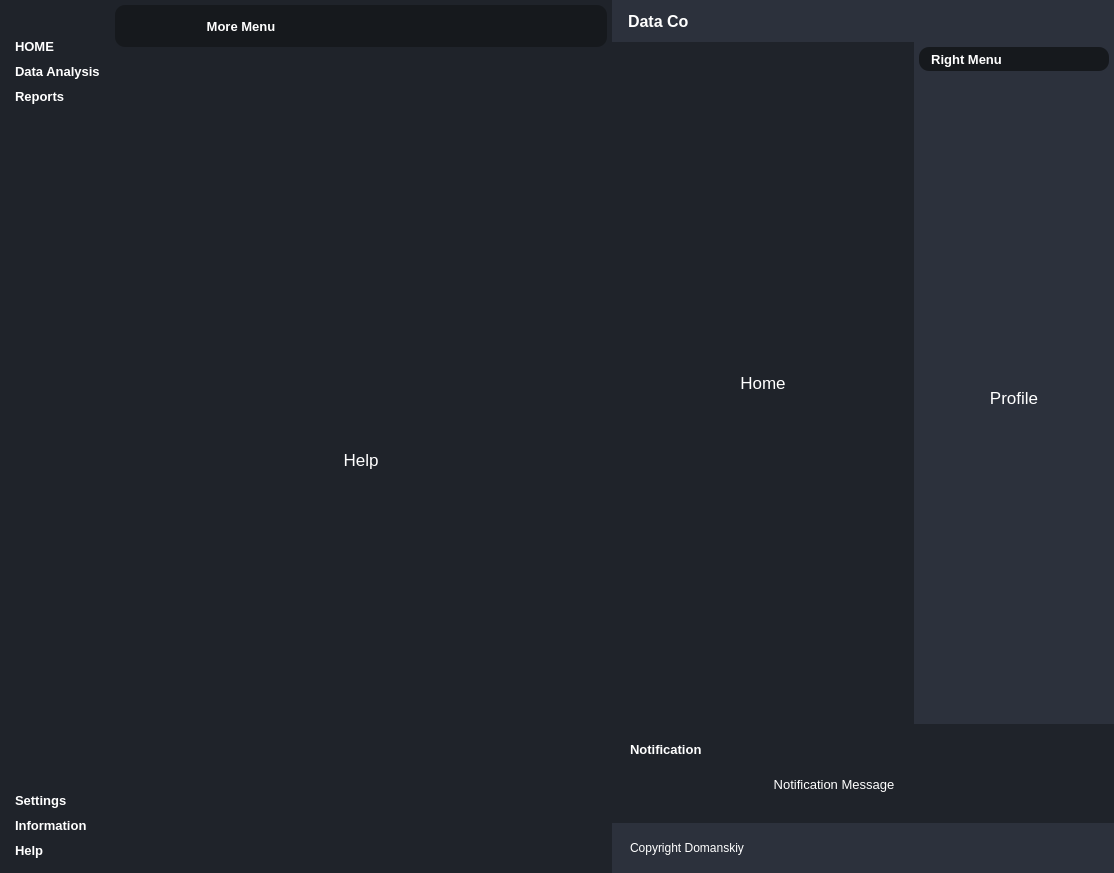
<?xml version="1.0" encoding="UTF-8"?>
<ui version="4.0">
 <class>MainWindow</class>
 <widget class="QMainWindow" name="MainWindow">
  <property name="geometry">
   <rect>
    <x>0</x>
    <y>0</y>
    <width>1114</width>
    <height>873</height>
   </rect>
  </property>
  <property name="windowTitle">
   <string>MainWindow</string>
  </property>
  <property name="styleSheet">
   <string notr="true">*{
	border: none;
	background-color: transparent;
	background: transparent;
	padding: 0;
	margin: 0;
	color: #fff;
}

#centralwidget{
	background-color: #1f232a;
}

#leftMenuSubConteiner{
	background-color: #16191d;
}

#leftMenuSubConteiner, QPushButton{
	text-align: left;
	padding: 5px 10px;
	border-top-left-radius: 10px;
	border-bottom-left-radius: 10px;
}

#centerMenuSubConteiner, #rightMenuSubContainer{
	background-color: #2c313c;
}

#frame_4, #frame_8, popupNotificationSubContainer{
	background-color: #16191d;
	border-radius: 10px;
}

#headerContainer, #footerContainer{
	background-color: #2c313c;
}</string>
  </property>
  <property name="toolButtonStyle">
   <enum>Qt::ToolButtonIconOnly</enum>
  </property>
  <property name="animated">
   <bool>true</bool>
  </property>
  <widget class="QWidget" name="centralwidget">
   <layout class="QHBoxLayout" name="horizontalLayout">
    <property name="spacing">
     <number>0</number>
    </property>
    <property name="leftMargin">
     <number>0</number>
    </property>
    <property name="topMargin">
     <number>0</number>
    </property>
    <property name="rightMargin">
     <number>0</number>
    </property>
    <property name="bottomMargin">
     <number>0</number>
    </property>
    <item alignment="Qt::AlignLeft">
     <widget class="QWidget" name="leftMenuContainer" native="true">
      <layout class="QVBoxLayout" name="verticalLayout">
       <property name="spacing">
        <number>0</number>
       </property>
       <property name="leftMargin">
        <number>0</number>
       </property>
       <property name="topMargin">
        <number>0</number>
       </property>
       <property name="rightMargin">
        <number>0</number>
       </property>
       <property name="bottomMargin">
        <number>0</number>
       </property>
       <item alignment="Qt::AlignLeft">
        <widget class="QWidget" name="leftMenuSubContainer" native="true">
         <layout class="QVBoxLayout" name="verticalLayout_2">
          <property name="spacing">
           <number>0</number>
          </property>
          <property name="leftMargin">
           <number>5</number>
          </property>
          <property name="topMargin">
           <number>0</number>
          </property>
          <property name="rightMargin">
           <number>0</number>
          </property>
          <property name="bottomMargin">
           <number>0</number>
          </property>
          <item alignment="Qt::AlignTop">
           <widget class="QFrame" name="frame">
            <property name="frameShape">
             <enum>QFrame::StyledPanel</enum>
            </property>
            <property name="frameShadow">
             <enum>QFrame::Raised</enum>
            </property>
            <layout class="QHBoxLayout" name="horizontalLayout_2">
             <property name="spacing">
              <number>0</number>
             </property>
             <property name="leftMargin">
              <number>0</number>
             </property>
             <property name="topMargin">
              <number>0</number>
             </property>
             <property name="rightMargin">
              <number>0</number>
             </property>
             <property name="bottomMargin">
              <number>0</number>
             </property>
             <item>
              <widget class="QPushButton" name="menuBtn">
               <property name="toolTip">
                <string>Menu</string>
               </property>
               <property name="styleSheet">
                <string notr="true"/>
               </property>
               <property name="text">
                <string/>
               </property>
               <property name="icon">
                <iconset resource="resources.qrc">
                 <normaloff>:/icons/icons/align-justify.svg</normaloff>:/icons/icons/align-justify.svg</iconset>
               </property>
               <property name="iconSize">
                <size>
                 <width>24</width>
                 <height>24</height>
                </size>
               </property>
              </widget>
             </item>
            </layout>
           </widget>
          </item>
          <item alignment="Qt::AlignTop">
           <widget class="QFrame" name="frame_2">
            <property name="sizePolicy">
             <sizepolicy hsizetype="Preferred" vsizetype="Preferred">
              <horstretch>0</horstretch>
              <verstretch>0</verstretch>
             </sizepolicy>
            </property>
            <property name="frameShape">
             <enum>QFrame::StyledPanel</enum>
            </property>
            <property name="frameShadow">
             <enum>QFrame::Raised</enum>
            </property>
            <layout class="QVBoxLayout" name="verticalLayout_3">
             <property name="spacing">
              <number>0</number>
             </property>
             <property name="leftMargin">
              <number>0</number>
             </property>
             <property name="topMargin">
              <number>10</number>
             </property>
             <property name="rightMargin">
              <number>0</number>
             </property>
             <property name="bottomMargin">
              <number>10</number>
             </property>
             <item>
              <widget class="QPushButton" name="homeBtn">
               <property name="font">
                <font>
                 <pointsize>10</pointsize>
                 <weight>75</weight>
                 <bold>true</bold>
                </font>
               </property>
               <property name="toolTip">
                <string>Home</string>
               </property>
               <property name="styleSheet">
                <string notr="true">background-color: #1f232a;</string>
               </property>
               <property name="text">
                <string>HOME</string>
               </property>
               <property name="icon">
                <iconset resource="resources.qrc">
                 <normaloff>:/icons/icons/home.svg</normaloff>:/icons/icons/home.svg</iconset>
               </property>
               <property name="iconSize">
                <size>
                 <width>16</width>
                 <height>16</height>
                </size>
               </property>
              </widget>
             </item>
             <item>
              <widget class="QPushButton" name="dataBtn">
               <property name="font">
                <font>
                 <pointsize>10</pointsize>
                 <weight>75</weight>
                 <bold>true</bold>
                </font>
               </property>
               <property name="toolTip">
                <string>Data Analysis</string>
               </property>
               <property name="text">
                <string>Data Analysis</string>
               </property>
               <property name="icon">
                <iconset resource="resources.qrc">
                 <normaloff>:/icons/icons/list.svg</normaloff>:/icons/icons/list.svg</iconset>
               </property>
               <property name="iconSize">
                <size>
                 <width>24</width>
                 <height>24</height>
                </size>
               </property>
              </widget>
             </item>
             <item>
              <widget class="QPushButton" name="reportBtn">
               <property name="font">
                <font>
                 <pointsize>10</pointsize>
                 <weight>75</weight>
                 <bold>true</bold>
                </font>
               </property>
               <property name="toolTip">
                <string>View reports</string>
               </property>
               <property name="text">
                <string>Reports</string>
               </property>
               <property name="icon">
                <iconset resource="resources.qrc">
                 <normaloff>:/icons/icons/printer.svg</normaloff>:/icons/icons/printer.svg</iconset>
               </property>
               <property name="iconSize">
                <size>
                 <width>24</width>
                 <height>24</height>
                </size>
               </property>
              </widget>
             </item>
            </layout>
           </widget>
          </item>
          <item>
           <spacer name="verticalSpacer">
            <property name="orientation">
             <enum>Qt::Vertical</enum>
            </property>
            <property name="sizeHint" stdset="0">
             <size>
              <width>20</width>
              <height>40</height>
             </size>
            </property>
           </spacer>
          </item>
          <item alignment="Qt::AlignBottom">
           <widget class="QFrame" name="frame_3">
            <property name="sizePolicy">
             <sizepolicy hsizetype="Preferred" vsizetype="Expanding">
              <horstretch>0</horstretch>
              <verstretch>0</verstretch>
             </sizepolicy>
            </property>
            <property name="frameShape">
             <enum>QFrame::StyledPanel</enum>
            </property>
            <property name="frameShadow">
             <enum>QFrame::Raised</enum>
            </property>
            <layout class="QVBoxLayout" name="verticalLayout_4">
             <property name="spacing">
              <number>0</number>
             </property>
             <property name="leftMargin">
              <number>0</number>
             </property>
             <property name="topMargin">
              <number>10</number>
             </property>
             <property name="rightMargin">
              <number>0</number>
             </property>
             <property name="bottomMargin">
              <number>10</number>
             </property>
             <item>
              <widget class="QPushButton" name="settingsBtn">
               <property name="font">
                <font>
                 <pointsize>10</pointsize>
                 <weight>75</weight>
                 <bold>true</bold>
                </font>
               </property>
               <property name="toolTip">
                <string>Settings</string>
               </property>
               <property name="text">
                <string>Settings</string>
               </property>
               <property name="icon">
                <iconset resource="resources.qrc">
                 <normaloff>:/icons/icons/settings.svg</normaloff>:/icons/icons/settings.svg</iconset>
               </property>
               <property name="iconSize">
                <size>
                 <width>24</width>
                 <height>24</height>
                </size>
               </property>
              </widget>
             </item>
             <item>
              <widget class="QPushButton" name="infoBtn">
               <property name="font">
                <font>
                 <pointsize>10</pointsize>
                 <weight>75</weight>
                 <bold>true</bold>
                </font>
               </property>
               <property name="toolTip">
                <string>Information about this app</string>
               </property>
               <property name="text">
                <string>Information</string>
               </property>
               <property name="icon">
                <iconset resource="resources.qrc">
                 <normaloff>:/icons/icons/info.svg</normaloff>:/icons/icons/info.svg</iconset>
               </property>
               <property name="iconSize">
                <size>
                 <width>24</width>
                 <height>24</height>
                </size>
               </property>
              </widget>
             </item>
             <item>
              <widget class="QPushButton" name="helpBtn">
               <property name="font">
                <font>
                 <pointsize>10</pointsize>
                 <weight>75</weight>
                 <bold>true</bold>
                </font>
               </property>
               <property name="toolTip">
                <string>Help</string>
               </property>
               <property name="text">
                <string>Help</string>
               </property>
               <property name="icon">
                <iconset resource="resources.qrc">
                 <normaloff>:/icons/icons/help-circle.svg</normaloff>:/icons/icons/help-circle.svg</iconset>
               </property>
               <property name="iconSize">
                <size>
                 <width>24</width>
                 <height>24</height>
                </size>
               </property>
              </widget>
             </item>
            </layout>
           </widget>
          </item>
         </layout>
        </widget>
       </item>
      </layout>
     </widget>
    </item>
    <item>
     <widget class="QWidget" name="centerMenuContainer" native="true">
      <property name="minimumSize">
       <size>
        <width>0</width>
        <height>0</height>
       </size>
      </property>
      <layout class="QVBoxLayout" name="verticalLayout_5">
       <property name="spacing">
        <number>0</number>
       </property>
       <property name="leftMargin">
        <number>0</number>
       </property>
       <property name="topMargin">
        <number>0</number>
       </property>
       <property name="rightMargin">
        <number>0</number>
       </property>
       <property name="bottomMargin">
        <number>0</number>
       </property>
       <item>
        <widget class="QWidget" name="centerMenuSubContainer" native="true">
         <property name="minimumSize">
          <size>
           <width>200</width>
           <height>0</height>
          </size>
         </property>
         <layout class="QVBoxLayout" name="verticalLayout_6">
          <property name="spacing">
           <number>5</number>
          </property>
          <property name="leftMargin">
           <number>5</number>
          </property>
          <property name="topMargin">
           <number>5</number>
          </property>
          <property name="rightMargin">
           <number>5</number>
          </property>
          <property name="bottomMargin">
           <number>5</number>
          </property>
          <item alignment="Qt::AlignTop">
           <widget class="QFrame" name="frame_4">
            <property name="frameShape">
             <enum>QFrame::StyledPanel</enum>
            </property>
            <property name="frameShadow">
             <enum>QFrame::Raised</enum>
            </property>
            <layout class="QHBoxLayout" name="horizontalLayout_3">
             <item>
              <widget class="QLabel" name="label">
               <property name="font">
                <font>
                 <pointsize>10</pointsize>
                 <weight>75</weight>
                 <bold>true</bold>
                </font>
               </property>
               <property name="text">
                <string>More Menu</string>
               </property>
               <property name="alignment">
                <set>Qt::AlignCenter</set>
               </property>
              </widget>
             </item>
             <item alignment="Qt::AlignRight">
              <widget class="QPushButton" name="pushButton">
               <property name="toolTip">
                <string>Close Menu</string>
               </property>
               <property name="text">
                <string/>
               </property>
               <property name="icon">
                <iconset resource="resources.qrc">
                 <normaloff>:/icons/icons/x-circle.svg</normaloff>:/icons/icons/x-circle.svg</iconset>
               </property>
               <property name="iconSize">
                <size>
                 <width>24</width>
                 <height>24</height>
                </size>
               </property>
               <property name="autoDefault">
                <bool>false</bool>
               </property>
              </widget>
             </item>
            </layout>
           </widget>
          </item>
          <item>
           <widget class="QStackedWidget" name="stackedWidget">
            <property name="currentIndex">
             <number>1</number>
            </property>
            <widget class="QWidget" name="page_1">
             <layout class="QVBoxLayout" name="verticalLayout_7">
              <item>
               <widget class="QLabel" name="label_1">
                <property name="font">
                 <font>
                  <pointsize>13</pointsize>
                 </font>
                </property>
                <property name="text">
                 <string>Settings</string>
                </property>
                <property name="alignment">
                 <set>Qt::AlignCenter</set>
                </property>
               </widget>
              </item>
             </layout>
            </widget>
            <widget class="QWidget" name="page_3">
             <layout class="QVBoxLayout" name="verticalLayout_9">
              <item>
               <widget class="QLabel" name="label_3">
                <property name="font">
                 <font>
                  <pointsize>13</pointsize>
                 </font>
                </property>
                <property name="text">
                 <string>Help</string>
                </property>
                <property name="alignment">
                 <set>Qt::AlignCenter</set>
                </property>
               </widget>
              </item>
             </layout>
            </widget>
            <widget class="QWidget" name="page_2">
             <layout class="QVBoxLayout" name="verticalLayout_8">
              <item>
               <widget class="QLabel" name="label_2">
                <property name="font">
                 <font>
                  <pointsize>13</pointsize>
                 </font>
                </property>
                <property name="text">
                 <string>Information</string>
                </property>
                <property name="alignment">
                 <set>Qt::AlignCenter</set>
                </property>
               </widget>
              </item>
             </layout>
            </widget>
           </widget>
          </item>
         </layout>
        </widget>
       </item>
      </layout>
     </widget>
    </item>
    <item>
     <widget class="QWidget" name="mainBodyContainer" native="true">
      <property name="sizePolicy">
       <sizepolicy hsizetype="Expanding" vsizetype="Preferred">
        <horstretch>0</horstretch>
        <verstretch>0</verstretch>
       </sizepolicy>
      </property>
      <property name="minimumSize">
       <size>
        <width>20</width>
        <height>0</height>
       </size>
      </property>
      <property name="styleSheet">
       <string notr="true"/>
      </property>
      <layout class="QVBoxLayout" name="verticalLayout_10">
       <property name="spacing">
        <number>0</number>
       </property>
       <property name="leftMargin">
        <number>0</number>
       </property>
       <property name="topMargin">
        <number>0</number>
       </property>
       <property name="rightMargin">
        <number>0</number>
       </property>
       <property name="bottomMargin">
        <number>0</number>
       </property>
       <item alignment="Qt::AlignTop">
        <widget class="QWidget" name="headerContainer" native="true">
         <layout class="QHBoxLayout" name="horizontalLayout_5">
          <item alignment="Qt::AlignLeft">
           <widget class="QFrame" name="frame_5">
            <property name="frameShape">
             <enum>QFrame::StyledPanel</enum>
            </property>
            <property name="frameShadow">
             <enum>QFrame::Raised</enum>
            </property>
            <layout class="QHBoxLayout" name="horizontalLayout_7">
             <property name="spacing">
              <number>0</number>
             </property>
             <property name="leftMargin">
              <number>0</number>
             </property>
             <property name="topMargin">
              <number>0</number>
             </property>
             <property name="rightMargin">
              <number>0</number>
             </property>
             <property name="bottomMargin">
              <number>0</number>
             </property>
             <item>
              <widget class="QLabel" name="label_4">
               <property name="maximumSize">
                <size>
                 <width>20</width>
                 <height>20</height>
                </size>
               </property>
               <property name="text">
                <string/>
               </property>
               <property name="pixmap">
                <pixmap resource="resources.qrc">:/images/logo.png</pixmap>
               </property>
               <property name="scaledContents">
                <bool>true</bool>
               </property>
              </widget>
             </item>
             <item>
              <widget class="QLabel" name="label_5">
               <property name="font">
                <font>
                 <pointsize>12</pointsize>
                 <weight>75</weight>
                 <bold>true</bold>
                </font>
               </property>
               <property name="text">
                <string>Data Co</string>
               </property>
               <property name="alignment">
                <set>Qt::AlignLeading|Qt::AlignLeft|Qt::AlignVCenter</set>
               </property>
               <property name="margin">
                <number>0</number>
               </property>
              </widget>
             </item>
            </layout>
           </widget>
          </item>
          <item alignment="Qt::AlignHCenter">
           <widget class="QFrame" name="frame_6">
            <property name="frameShape">
             <enum>QFrame::StyledPanel</enum>
            </property>
            <property name="frameShadow">
             <enum>QFrame::Raised</enum>
            </property>
            <layout class="QHBoxLayout" name="horizontalLayout_6">
             <property name="spacing">
              <number>0</number>
             </property>
             <property name="leftMargin">
              <number>0</number>
             </property>
             <property name="topMargin">
              <number>0</number>
             </property>
             <property name="rightMargin">
              <number>0</number>
             </property>
             <property name="bottomMargin">
              <number>0</number>
             </property>
             <item>
              <widget class="QPushButton" name="pushButton_4">
               <property name="toolTip">
                <string>More</string>
               </property>
               <property name="text">
                <string/>
               </property>
               <property name="icon">
                <iconset resource="resources.qrc">
                 <normaloff>:/icons/icons/more-horizontal.svg</normaloff>:/icons/icons/more-horizontal.svg</iconset>
               </property>
               <property name="iconSize">
                <size>
                 <width>24</width>
                 <height>24</height>
                </size>
               </property>
              </widget>
             </item>
             <item>
              <widget class="QPushButton" name="pushButton_3">
               <property name="toolTip">
                <string>Profile</string>
               </property>
               <property name="text">
                <string/>
               </property>
               <property name="icon">
                <iconset resource="resources.qrc">
                 <normaloff>:/icons/icons/user.svg</normaloff>:/icons/icons/user.svg</iconset>
               </property>
               <property name="iconSize">
                <size>
                 <width>24</width>
                 <height>24</height>
                </size>
               </property>
              </widget>
             </item>
            </layout>
           </widget>
          </item>
          <item alignment="Qt::AlignRight">
           <widget class="QFrame" name="frame_7">
            <property name="frameShape">
             <enum>QFrame::StyledPanel</enum>
            </property>
            <property name="frameShadow">
             <enum>QFrame::Raised</enum>
            </property>
            <layout class="QHBoxLayout" name="horizontalLayout_4">
             <property name="spacing">
              <number>0</number>
             </property>
             <property name="leftMargin">
              <number>0</number>
             </property>
             <property name="topMargin">
              <number>0</number>
             </property>
             <property name="rightMargin">
              <number>0</number>
             </property>
             <property name="bottomMargin">
              <number>0</number>
             </property>
             <item>
              <widget class="QPushButton" name="pushButton_2">
               <property name="toolTip">
                <string>Minimize Window</string>
               </property>
               <property name="text">
                <string/>
               </property>
               <property name="icon">
                <iconset resource="resources.qrc">
                 <normaloff>:/icons/icons/minus.svg</normaloff>:/icons/icons/minus.svg</iconset>
               </property>
               <property name="iconSize">
                <size>
                 <width>16</width>
                 <height>16</height>
                </size>
               </property>
              </widget>
             </item>
             <item>
              <widget class="QPushButton" name="pushButton_5">
               <property name="toolTip">
                <string>Restore Window</string>
               </property>
               <property name="text">
                <string/>
               </property>
               <property name="icon">
                <iconset resource="resources.qrc">
                 <normaloff>:/icons/icons/square.svg</normaloff>:/icons/icons/square.svg</iconset>
               </property>
               <property name="iconSize">
                <size>
                 <width>16</width>
                 <height>16</height>
                </size>
               </property>
              </widget>
             </item>
             <item>
              <widget class="QPushButton" name="pushButton_6">
               <property name="toolTip">
                <string>Close Window</string>
               </property>
               <property name="text">
                <string/>
               </property>
               <property name="icon">
                <iconset resource="resources.qrc">
                 <normaloff>:/icons/icons/x.svg</normaloff>:/icons/icons/x.svg</iconset>
               </property>
               <property name="iconSize">
                <size>
                 <width>16</width>
                 <height>16</height>
                </size>
               </property>
              </widget>
             </item>
            </layout>
           </widget>
          </item>
         </layout>
        </widget>
       </item>
       <item>
        <widget class="QWidget" name="mainBodyContent" native="true">
         <property name="sizePolicy">
          <sizepolicy hsizetype="Preferred" vsizetype="Expanding">
           <horstretch>0</horstretch>
           <verstretch>0</verstretch>
          </sizepolicy>
         </property>
         <layout class="QHBoxLayout" name="horizontalLayout_8">
          <property name="spacing">
           <number>0</number>
          </property>
          <property name="leftMargin">
           <number>0</number>
          </property>
          <property name="topMargin">
           <number>0</number>
          </property>
          <property name="rightMargin">
           <number>0</number>
          </property>
          <property name="bottomMargin">
           <number>0</number>
          </property>
          <item>
           <widget class="QWidget" name="mainContentsContainer" native="true">
            <layout class="QVBoxLayout" name="verticalLayout_15">
             <item>
              <widget class="QStackedWidget" name="stackedWidget_3">
               <widget class="QWidget" name="page_5">
                <layout class="QVBoxLayout" name="verticalLayout_16">
                 <item>
                  <widget class="QLabel" name="label_9">
                   <property name="font">
                    <font>
                     <pointsize>13</pointsize>
                    </font>
                   </property>
                   <property name="text">
                    <string>Home</string>
                   </property>
                   <property name="alignment">
                    <set>Qt::AlignCenter</set>
                   </property>
                  </widget>
                 </item>
                </layout>
               </widget>
               <widget class="QWidget" name="page_6">
                <layout class="QVBoxLayout" name="verticalLayout_17">
                 <item>
                  <widget class="QLabel" name="label_10">
                   <property name="font">
                    <font>
                     <pointsize>13</pointsize>
                    </font>
                   </property>
                   <property name="text">
                    <string>Data Analysis</string>
                   </property>
                   <property name="alignment">
                    <set>Qt::AlignCenter</set>
                   </property>
                  </widget>
                 </item>
                </layout>
               </widget>
               <widget class="QWidget" name="page_7">
                <layout class="QVBoxLayout" name="verticalLayout_18">
                 <item>
                  <widget class="QLabel" name="label_11">
                   <property name="font">
                    <font>
                     <pointsize>13</pointsize>
                    </font>
                   </property>
                   <property name="text">
                    <string>Reports</string>
                   </property>
                   <property name="alignment">
                    <set>Qt::AlignCenter</set>
                   </property>
                  </widget>
                 </item>
                </layout>
               </widget>
              </widget>
             </item>
            </layout>
           </widget>
          </item>
          <item alignment="Qt::AlignRight">
           <widget class="QWidget" name="rightMenuContainer" native="true">
            <property name="minimumSize">
             <size>
              <width>200</width>
              <height>0</height>
             </size>
            </property>
            <layout class="QVBoxLayout" name="verticalLayout_11">
             <property name="spacing">
              <number>0</number>
             </property>
             <property name="leftMargin">
              <number>0</number>
             </property>
             <property name="topMargin">
              <number>0</number>
             </property>
             <property name="rightMargin">
              <number>0</number>
             </property>
             <property name="bottomMargin">
              <number>0</number>
             </property>
             <item>
              <widget class="QWidget" name="rightMenuSubContainer" native="true">
               <property name="minimumSize">
                <size>
                 <width>200</width>
                 <height>0</height>
                </size>
               </property>
               <layout class="QVBoxLayout" name="verticalLayout_12">
                <property name="spacing">
                 <number>5</number>
                </property>
                <property name="leftMargin">
                 <number>5</number>
                </property>
                <property name="topMargin">
                 <number>5</number>
                </property>
                <property name="rightMargin">
                 <number>5</number>
                </property>
                <property name="bottomMargin">
                 <number>5</number>
                </property>
                <item>
                 <widget class="QFrame" name="frame_8">
                  <property name="frameShape">
                   <enum>QFrame::StyledPanel</enum>
                  </property>
                  <property name="frameShadow">
                   <enum>QFrame::Raised</enum>
                  </property>
                  <layout class="QHBoxLayout" name="horizontalLayout_9">
                   <property name="spacing">
                    <number>0</number>
                   </property>
                   <property name="leftMargin">
                    <number>0</number>
                   </property>
                   <property name="topMargin">
                    <number>0</number>
                   </property>
                   <property name="rightMargin">
                    <number>0</number>
                   </property>
                   <property name="bottomMargin">
                    <number>0</number>
                   </property>
                   <item>
                    <widget class="QLabel" name="label_6">
                     <property name="font">
                      <font>
                       <pointsize>10</pointsize>
                       <weight>75</weight>
                       <bold>true</bold>
                      </font>
                     </property>
                     <property name="text">
                      <string>Right Menu</string>
                     </property>
                     <property name="alignment">
                      <set>Qt::AlignCenter</set>
                     </property>
                    </widget>
                   </item>
                   <item alignment="Qt::AlignRight">
                    <widget class="QPushButton" name="pushButton_7">
                     <property name="toolTip">
                      <string>Close Menu</string>
                     </property>
                     <property name="text">
                      <string/>
                     </property>
                     <property name="icon">
                      <iconset resource="resources.qrc">
                       <normaloff>:/icons/icons/x-circle.svg</normaloff>:/icons/icons/x-circle.svg</iconset>
                     </property>
                     <property name="iconSize">
                      <size>
                       <width>24</width>
                       <height>24</height>
                      </size>
                     </property>
                    </widget>
                   </item>
                  </layout>
                 </widget>
                </item>
                <item>
                 <widget class="QStackedWidget" name="stackedWidget_2">
                  <widget class="QWidget" name="page">
                   <layout class="QVBoxLayout" name="verticalLayout_13">
                    <property name="spacing">
                     <number>0</number>
                    </property>
                    <property name="leftMargin">
                     <number>0</number>
                    </property>
                    <property name="topMargin">
                     <number>0</number>
                    </property>
                    <property name="rightMargin">
                     <number>0</number>
                    </property>
                    <property name="bottomMargin">
                     <number>0</number>
                    </property>
                    <item>
                     <widget class="QLabel" name="label_7">
                      <property name="font">
                       <font>
                        <pointsize>13</pointsize>
                       </font>
                      </property>
                      <property name="text">
                       <string>Profile</string>
                      </property>
                      <property name="alignment">
                       <set>Qt::AlignCenter</set>
                      </property>
                     </widget>
                    </item>
                   </layout>
                  </widget>
                  <widget class="QWidget" name="page_4">
                   <layout class="QVBoxLayout" name="verticalLayout_14">
                    <property name="spacing">
                     <number>0</number>
                    </property>
                    <property name="leftMargin">
                     <number>0</number>
                    </property>
                    <property name="topMargin">
                     <number>0</number>
                    </property>
                    <property name="rightMargin">
                     <number>0</number>
                    </property>
                    <property name="bottomMargin">
                     <number>0</number>
                    </property>
                    <item>
                     <widget class="QLabel" name="label_8">
                      <property name="font">
                       <font>
                        <pointsize>13</pointsize>
                       </font>
                      </property>
                      <property name="text">
                       <string>More...</string>
                      </property>
                      <property name="alignment">
                       <set>Qt::AlignCenter</set>
                      </property>
                     </widget>
                    </item>
                   </layout>
                  </widget>
                 </widget>
                </item>
               </layout>
              </widget>
             </item>
            </layout>
           </widget>
          </item>
         </layout>
        </widget>
       </item>
       <item>
        <widget class="QWidget" name="popupNotificationContainer" native="true">
         <layout class="QVBoxLayout" name="verticalLayout_20">
          <item>
           <widget class="QWidget" name="popupNotificationSubContainer" native="true">
            <layout class="QVBoxLayout" name="verticalLayout_19">
             <item>
              <widget class="QLabel" name="label_12">
               <property name="font">
                <font>
                 <pointsize>10</pointsize>
                 <weight>75</weight>
                 <bold>true</bold>
                </font>
               </property>
               <property name="text">
                <string>Notification</string>
               </property>
              </widget>
             </item>
             <item>
              <widget class="QFrame" name="frame_9">
               <property name="frameShape">
                <enum>QFrame::StyledPanel</enum>
               </property>
               <property name="frameShadow">
                <enum>QFrame::Raised</enum>
               </property>
               <layout class="QHBoxLayout" name="horizontalLayout_10">
                <item>
                 <widget class="QLabel" name="label_13">
                  <property name="sizePolicy">
                   <sizepolicy hsizetype="Expanding" vsizetype="Preferred">
                    <horstretch>0</horstretch>
                    <verstretch>0</verstretch>
                   </sizepolicy>
                  </property>
                  <property name="font">
                   <font>
                    <pointsize>10</pointsize>
                   </font>
                  </property>
                  <property name="text">
                   <string>Notification Message</string>
                  </property>
                  <property name="alignment">
                   <set>Qt::AlignCenter</set>
                  </property>
                 </widget>
                </item>
                <item alignment="Qt::AlignRight">
                 <widget class="QPushButton" name="pushButton_8">
                  <property name="toolTip">
                   <string>Close notification</string>
                  </property>
                  <property name="text">
                   <string/>
                  </property>
                  <property name="icon">
                   <iconset resource="resources.qrc">
                    <normaloff>:/icons/icons/x-octagon.svg</normaloff>:/icons/icons/x-octagon.svg</iconset>
                  </property>
                  <property name="iconSize">
                   <size>
                    <width>24</width>
                    <height>24</height>
                   </size>
                  </property>
                 </widget>
                </item>
               </layout>
              </widget>
             </item>
            </layout>
           </widget>
          </item>
         </layout>
        </widget>
       </item>
       <item>
        <widget class="QWidget" name="footerContainer" native="true">
         <layout class="QHBoxLayout" name="horizontalLayout_11">
          <item>
           <widget class="QFrame" name="frame_10">
            <property name="frameShape">
             <enum>QFrame::StyledPanel</enum>
            </property>
            <property name="frameShadow">
             <enum>QFrame::Raised</enum>
            </property>
            <layout class="QHBoxLayout" name="horizontalLayout_12">
             <item>
              <widget class="QLabel" name="label_14">
               <property name="text">
                <string>Copyright Domanskiy</string>
               </property>
              </widget>
             </item>
            </layout>
           </widget>
          </item>
          <item>
           <widget class="QFrame" name="sizeGrip">
            <property name="minimumSize">
             <size>
              <width>10</width>
              <height>10</height>
             </size>
            </property>
            <property name="maximumSize">
             <size>
              <width>10</width>
              <height>10</height>
             </size>
            </property>
            <property name="frameShape">
             <enum>QFrame::StyledPanel</enum>
            </property>
            <property name="frameShadow">
             <enum>QFrame::Raised</enum>
            </property>
           </widget>
          </item>
         </layout>
        </widget>
       </item>
      </layout>
     </widget>
    </item>
   </layout>
  </widget>
 </widget>
 <resources>
  <include location="resources.qrc"/>
 </resources>
 <connections/>
</ui>
